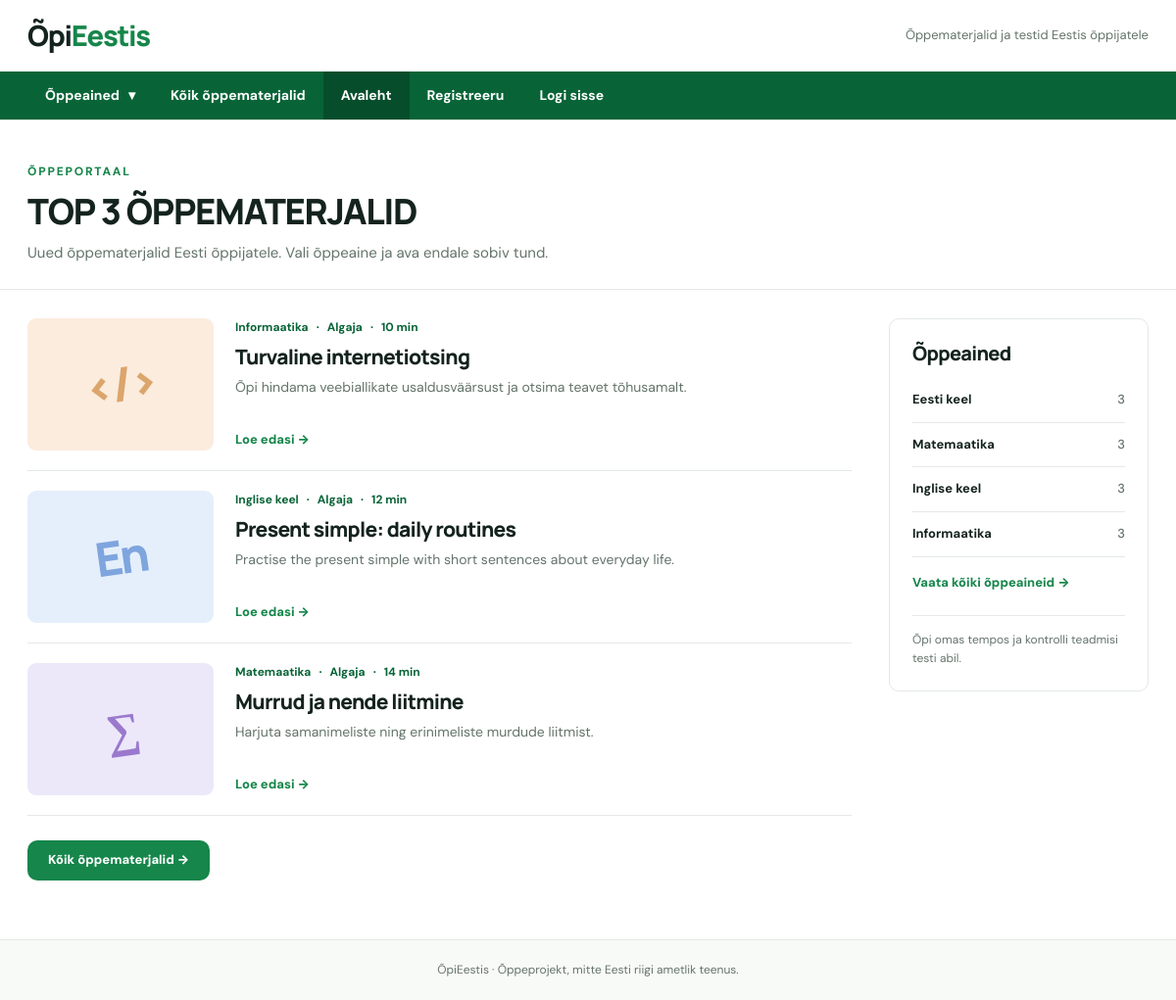
The page / on the database its author committed.
### tables this page shows
CREATE TABLE IF NOT EXISTS lessons (
 id INT AUTO_INCREMENT PRIMARY KEY,
 subject_id INT NOT NULL,
 author_id INT NULL,
 title VARCHAR(255) NOT NULL,
 summary VARCHAR(320) NOT NULL,
 body TEXT NOT NULL,
 level ENUM('Algaja','Kesktase','Edasijõudnu') NOT NULL DEFAULT 'Algaja',
 duration_min SMALLINT UNSIGNED NOT NULL DEFAULT 10,
 cover_image MEDIUMBLOB NULL,
 cover_mime VARCHAR(30) NULL,
 published TINYINT(1) NOT NULL DEFAULT 1,
 created_at TIMESTAMP NOT NULL DEFAULT CURRENT_TIMESTAMP,
 updated_at TIMESTAMP NOT NULL DEFAULT CURRENT_TIMESTAMP ON UPDATE CURRENT_TIMESTAMP,
 CONSTRAINT fk_lessons_subject FOREIGN KEY (subject_id) REFERENCES subjects(id),
 CONSTRAINT fk_lessons_author FOREIGN KEY (author_id) REFERENCES users(id) ON DELETE SET NULL,
 INDEX idx_lesson_subject (subject_id,published)
);

CREATE TABLE IF NOT EXISTS subjects (
 id INT AUTO_INCREMENT PRIMARY KEY,
 name VARCHAR(90) NOT NULL,
 slug VARCHAR(90) NOT NULL UNIQUE,
 description VARCHAR(255) NOT NULL,
 icon VARCHAR(10) NOT NULL,
 tone ENUM('green','lilac','blue','peach') NOT NULL DEFAULT 'green',
 sort_order INT NOT NULL DEFAULT 0
);

### inc/bootstrap.php (called while the page is built, shortened)
<?php
function url(string $path = ''): string { return (BASE_PATH ?: '') . '/' . ltrim($path, '/'); }
function e($value): string { return htmlspecialchars((string)$value, ENT_QUOTES | ENT_SUBSTITUTE, 'UTF-8'); }
function render(string $template, array $data = []): void {
    extract($data, EXTR_SKIP);
    require __DIR__ . '/../view/' . $template . '.php';
    require __DIR__ . '/../view/layout.php';
}

### controller/Controller.php (called while the page is built, shortened)
<?php
class Controller {
    public static function home(): void { render('home',['subjects'=>Subject::all(),'lessons'=>Lesson::latest(3),'lessonCount'=>Lesson::count(),'title'=>'Õppimine algab siit']); }
}

### index.php (called while the page is built, shortened)
<?php
require __DIR__.'/inc/bootstrap.php';
require __DIR__.'/inc/db.php';
require __DIR__.'/controller/Controller.php';
require __DIR__.'/route/routing.php';

### inc/db.php (called while the page is built, shortened)
<?php
function db(): PDO {
    static $pdo = null;
    if ($pdo === null) {
        $host = getenv('OPI_DB_HOST') ?: '127.0.0.1';
        $name = getenv('OPI_DB_NAME') ?: 'opi_eestis';
        $user = getenv('OPI_DB_USER') ?: 'root';
        $pass = getenv('OPI_DB_PASSWORD') ?: '';
        $pdo = new PDO("mysql:host={$host};dbname={$name};charset=utf8mb4", $user, $pass, [
            PDO::ATTR_ERRMODE => PDO::ERRMODE_EXCEPTION,
            PDO::ATTR_DEFAULT_FETCH_MODE => PDO::FETCH_ASSOC,
            PDO::ATTR_EMULATE_PREPARES => false,
        ]);
    }
    return $pdo;
}

### model/Lesson.php (called while the page is built, shortened)
<?php
class Lesson {
    public static function latest(int $limit=6): array {
        $q=db()->prepare('SELECT '.self::FIELDS.' FROM lessons l JOIN subjects s ON s.id=l.subject_id WHERE l.published=1 ORDER BY l.id DESC LIMIT ?');
        $q->bindValue(1,$limit,PDO::PARAM_INT); $q->execute(); return $q->fetchAll();
    }
}

### model/Subject.php (called while the page is built, shortened)
<?php
class Subject {
    public static function all(): array { return db()->query('SELECT s.*, (SELECT COUNT(*) FROM lessons l WHERE l.subject_id=s.id AND l.published=1) AS lesson_count FROM subjects s ORDER BY s.sort_order,s.id')->fetchAll(); }
}

### view/partials/lesson-card.php (the view)
<article class="lesson-card">
    <a class="card-cover tone-<?= e($lesson['subject_tone']) ?>" href="<?= e(url('lesson?id=' . (int)$lesson['id'])) ?>" aria-label="Ava õppematerjal: <?= e($lesson['title']) ?>">
        <?php if ($lesson['cover_mime']): ?>
            <img src="<?= e(url('image?id=' . (int)$lesson['id'])) ?>" alt="" loading="lazy">
        <?php else: ?>
            <span class="cover-symbol" aria-hidden="true"><?= e($lesson['subject_icon']) ?></span>
        <?php endif; ?>
    </a>
    <div class="card-body">
        <div class="card-meta"><span><?= e($lesson['subject_name']) ?></span><span aria-hidden="true">·</span><span><?= e($lesson['level']) ?></span><span aria-hidden="true">·</span><span><?= (int)$lesson['duration_min'] ?> min</span></div>
        <h3><a href="<?= e(url('lesson?id=' . (int)$lesson['id'])) ?>"><?= e($lesson['title']) ?></a></h3>
        <p><?= e($lesson['summary']) ?></p>
        <a class="text-link" href="<?= e(url('lesson?id=' . (int)$lesson['id'])) ?>">Loe edasi →</a>
    </div>
</article>

### view/home.php (shortened to what this page needs)
<section class="np-home-heading site-width">
    <p class="np-kicker">ÕPPEPORTAAL</p>
    <h1>TOP 3 ÕPPEMATERJALID</h1>
    <p>Uued õppematerjalid Eesti õppijatele. Vali õppeaine ja ava endale sobiv tund.</p>
</section>
<div class="site-width np-home-layout">
    <section class="np-home-main" aria-label="Viimased õppematerjalid">
        <?php if ($lessons): ?>
            <div class="lesson-grid news-list">
                <?php foreach ($lessons as $lesson): ?>
                    <?php include __DIR__ . '/partials/lesson-card.php'; ?>
                <?php endforeach; ?>
            </div>
        <?php else: ?>
            <p class="empty-state">Õppematerjalid lisatakse peagi.</p>
        <?php endif; ?>
        <a class="btn btn-primary np-more" href="<?= e(url('lessons')) ?>">Kõik õppematerjalid →</a>
    </section>
    <aside class="np-side" aria-label="Õppeained">
        <h2>Õppeained</h2>
        <ul>
            <?php foreach ($subjects as $subject): ?>
                <li><a href="<?= e(url('lessons?subject=' . (int)$subject['id'])) ?>"><?= e($subject['name']) ?><span><?= (int)$subject['lesson_count'] ?></span></a></li>
            <?php endforeach; ?>
        </ul>
        <a class="np-side-all" href="<?= e(url('subjects')) ?>">Vaata kõiki õppeaineid →</a>
        <p class="np-side-note">Õpi omas tempos ja kontrolli teadmisi testi abil.</p>
    </aside>
</div>

### assets/style.css (style rules this page uses)
:root { --ink:#14231d;--sub:#64746b;--green:#16864b;--green-dark:#086437;--green-soft:#e9f6ed;--line:#e4e9e5;--paper:#fff;--wash:#f6f8f6;--radius:17px;--shadow:0 12px 42px rgba(19,48,31,.065) }
* { box-sizing:border-box }
html { scroll-behavior:smooth }
body { margin:0;color:var(--ink);font:16px/1.6 'DM Sans','Manrope',system-ui,-apple-system,'Segoe UI',sans-serif;background:#fff }
a { color:inherit;text-decoration:none }
h1,h2,h3,p { margin-top:0 }
h1,h2,h3 { font-family:Manrope,'DM Sans',sans-serif;line-height:1.2;letter-spacing:-.035em }
h1 { font-weight:800 }
h2,h3 { font-weight:800 }
p { color:var(--sub) }
.site-width { max-width:1220px;margin:0 auto;padding-left:28px;padding-right:28px }
.btn { border:1px solid transparent;display:inline-flex;align-items:center;justify-content:center;gap:23px;border-radius:10px;padding:11px 20px;font-size:13px;font-weight:800;line-height:1.3;transition:background .18s,transform .18s,color .18s;white-space:nowrap }
.btn-primary { background:var(--green);color:#fff }
.text-link { font-size:13px;font-weight:800;color:var(--green);display:inline-flex;gap:9px;align-items:center }
.lesson-grid { display:grid;grid-template-columns:repeat(3,minmax(0,1fr));gap:22px }
.lesson-card { border:1px solid #e8eae8;background:#fff;border-radius:var(--radius);overflow:hidden;box-shadow:0 8px 25px rgba(15,43,26,.03);display:flex;flex-direction:column;transition:transform .2s,box-shadow .2s }
.card-cover { display:flex;align-items:center;justify-content:center;position:relative;overflow:hidden;aspect-ratio:1.85;background:#e6f3e8 }
.card-cover.tone-lilac { background:#ece8fa }
.card-cover.tone-blue { background:#e5effb }
.card-cover.tone-peach { background:#fbecde }
.cover-symbol { font:800 clamp(37px,5vw,66px)/1 Manrope;letter-spacing:-.07em;color:#4b9f69;z-index:1;transform:rotate(-8deg) }
.tone-lilac .cover-symbol { color:#9a79cd }
.tone-blue .cover-symbol { color:#7ea5de }
.tone-peach .cover-symbol { color:#dba56c }
.card-body { padding:23px;display:flex;flex-direction:column;flex:1 }
.card-meta { color:#83a28c;font-size:11px;font-weight:700;display:flex;gap:8px }
.card-body h3 { font-size:17px;margin:10px 0 9px }
.card-body p { font-size:12px;line-height:1.8;margin-bottom:23px }
.card-body .text-link { margin-top:auto }
.np-home-heading { padding-top:43px;padding-bottom:25px;border-bottom:1px solid var(--line) }
.np-kicker { font-size:12px;letter-spacing:.15em;font-weight:800;color:var(--green);margin-bottom:8px }
.np-home-heading h1 { font-size:clamp(27px,3vw,38px);font-weight:800;letter-spacing:-.035em;margin-bottom:9px }
.np-home-heading>p:last-child { font-size:15px;margin:0;max-width:730px }
.np-home-layout { display:grid;grid-template-columns:minmax(0,1fr) 265px;gap:38px;padding-top:29px;padding-bottom:60px }
.np-home-main { min-width:0 }
.lesson-grid.news-list { display:flex;flex-direction:column;gap:0 }
.news-list .lesson-card { display:grid;grid-template-columns:190px minmax(0,1fr);gap:22px;border:0;border-radius:0;box-shadow:none;border-bottom:1px solid var(--line);padding:20px 0;transition:none }
.news-list .lesson-card:first-child { padding-top:0 }
.news-list .card-cover { height:135px;aspect-ratio:auto;border-radius:9px }
.news-list .cover-symbol { font-size:48px }
.news-list .card-body { padding:0;min-width:0 }
.news-list .card-meta { color:var(--green-dark);font-size:12px;flex-wrap:wrap }
.news-list .card-body h3 { font-size:21px;margin:8px 0 7px }
.news-list .card-body p { font-size:14px;line-height:1.6;margin-bottom:12px }
.news-list .text-link { font-size:13px }
.np-more { margin-top:25px }
.np-side { border:1px solid var(--line);border-radius:10px;padding:23px;align-self:start;background:#fff }
.np-side h2 { font-size:20px;margin-bottom:13px }
.np-side ul { padding:0;margin:0;list-style:none }
.np-side li { border-bottom:1px solid var(--line) }
.np-side li a { padding:12px 0;display:flex;justify-content:space-between;gap:12px;font-weight:700;font-size:13px }
.np-side li span { color:var(--sub);font-weight:500 }
.np-side-all { display:block;font-size:13px;font-weight:800;color:var(--green);margin-top:16px }
.np-side-note { font-size:12px;line-height:1.6;border-top:1px solid var(--line);margin:22px 0 0;padding-top:15px }

### rows shown on the page
lessons: subject.icon "</>", subject.name "Informaatika", level "Algaja", duration_min "10", title "Turvaline internetiotsing", summary "Õpi hindama veebiallikate usaldusväärsust ja otsima teavet tõhusamalt."
lessons: subject.icon "En", subject.name "Inglise keel", level "Algaja", duration_min "12", title "Present simple: daily routines", summary "Practise the present simple with short sentences about everyday life."
lessons: subject.icon "∑", subject.name "Matemaatika", level "Algaja", duration_min "14", title "Murrud ja nende liitmine", summary "Harjuta samanimeliste ning erinimeliste murdude liitmist."
subjects: name "Eesti keel", lesson_count "3"
subjects: name "Matemaatika", lesson_count "3"
subjects: name "Inglise keel", lesson_count "3"
subjects: name "Informaatika", lesson_count "3"
